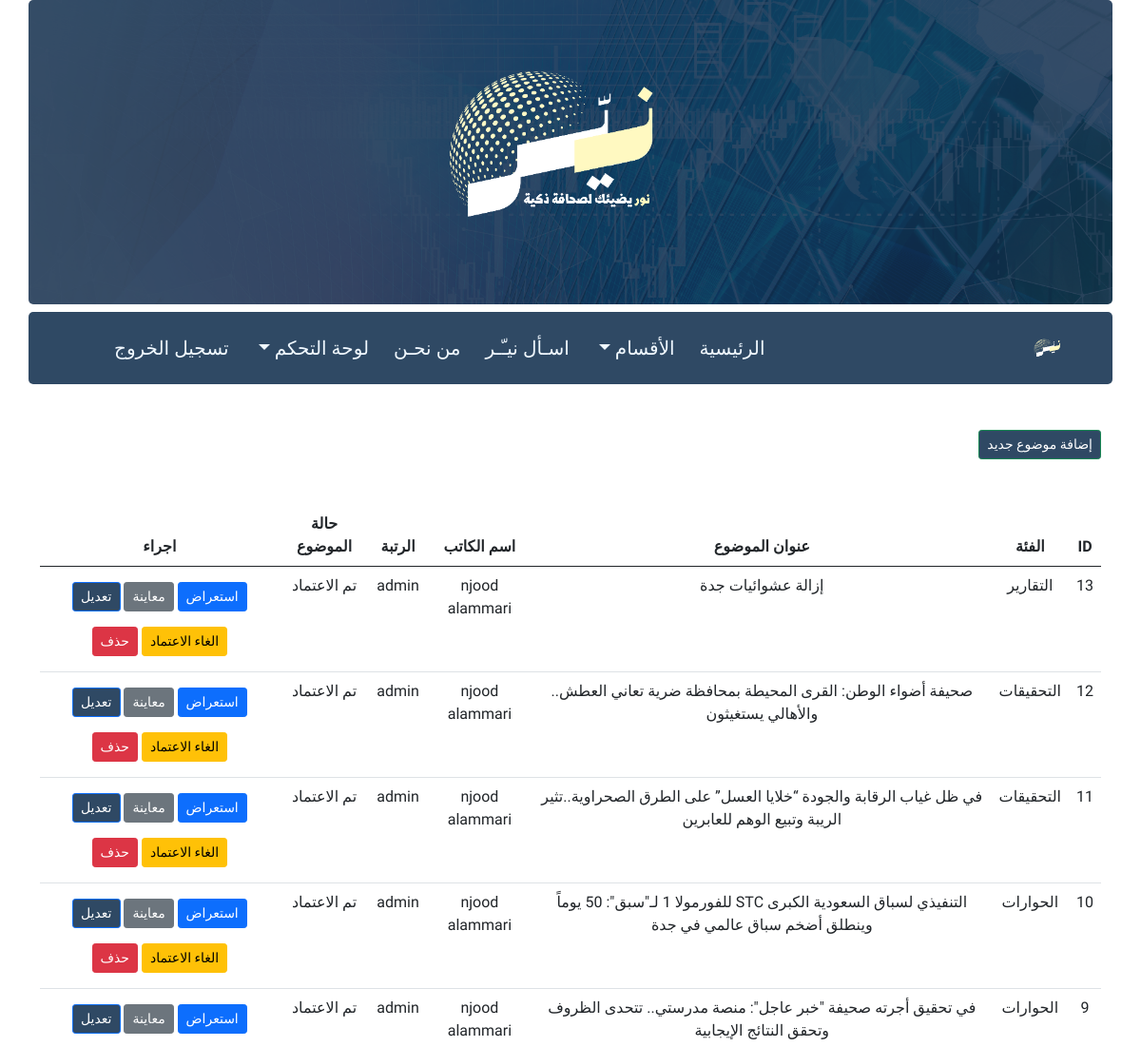
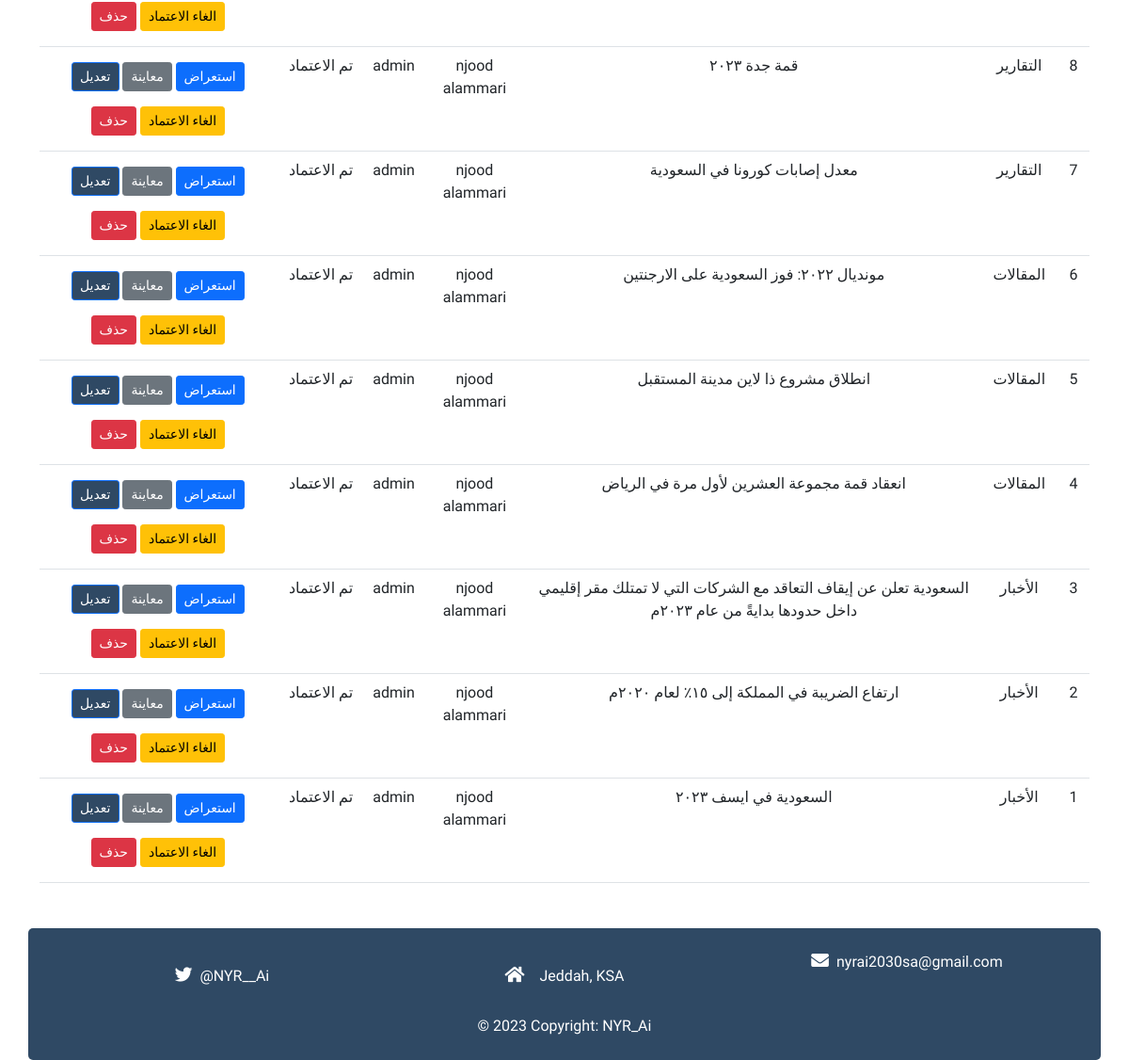
/subjects (signed in), run on the app's committed database (2 pictures, top to bottom).
### app/models.py (models this page shows)
class Article(db.Model):
    __tablename__ = 'article'
    id          = db.Column(db.Integer, primary_key=True)
    is_approved = db.Column(db.Boolean, default=False)
    title       = db.Column(db.Text, nullable=False)
    content     = db.Column(db.Text, nullable=False)
    category_id = db.Column(db.Integer, db.ForeignKey('category.id'), nullable=False)
    author_id   = db.Column(db.Integer, db.ForeignKey('user.id'))
    image       = db.Column(db.String(255), nullable=True, default='none')
    audio       = db.Column(db.String(255), nullable=True, default='none')
    created_at  = db.Column(db.DateTime, default=datetime.utcnow, nullable=False)
    comments = db.relationship('Comment', backref='article', cascade='delete', lazy=True)

class Category(db.Model):
    __tablename__ = 'category'
    id       = db.Column(db.Integer, primary_key=True)
    title    = db.Column(db.String(255), nullable=False)
    articles = db.relationship('Article', backref='category', lazy=True)

class User(db.Model):
    __tablename__ = 'user'
    id          = db.Column(db.Integer, primary_key=True)
    first_name  = db.Column(db.String(30), nullable=False)
    last_name   = db.Column(db.String(30), nullable=False)
    email       = db.Column(db.String(255), unique=True, nullable=False)
    password    = db.Column(db.String(255), nullable=False)
    role_id     = db.Column(db.Integer, db.ForeignKey('role.id'), nullable=False)
    is_active   = db.Column(db.Boolean, default=False)
    articles    = db.relationship('Article', backref='author', lazy=True)
    comments    = db.relationship('Comment', backref='user', lazy=True)

class Role(db.Model):
    __tablename__ = 'role'
    id        = db.Column(db.Integer, primary_key=True)
    title     = db.Column(db.String(50), nullable=False, default="user", unique=True)
    users     = db.relationship('User', backref='role', lazy=True)

### app/admin_routes.py (the view)
@app.route("/subjects")
def show_subjects():
    if not 'user' in session or session.get('user')['role'] != 'admin':
        return redirect(url_for("index"))
    subjects = Article.query.order_by(Article.created_at.desc()).all()
    return render_template("admin/subjects/show_subjects.html",subjects=subjects)

### app/admin_routes.py (called while the page is built)
def get_categories():
    categories = Category.query.all()
    return categories

@app.context_processor
def inject_categories():
    return dict(get_categories=get_categories)

### app/templates/admin/subjects/show_subjects.html (shortened to what this page needs)
{% extends "base.html"%}
{% block content %}
<div class="container mt-5 mb-5">
      <a class="btn btn-sm btn-success primary" href="{{ url_for("add_subject") }}">إضافة موضوع جديد</a>
<table class="table mt-5 mb-5 text-center">
    <thead>
      <tr>
        <th scope="col">ID</th>
        <th scope="col">الفئة</th>
        <th scope="col">عنوان الموضوع</th>
        <th scope="col">اسم الكاتب </th>
        <th scope="col">الرتبة</th>
        <th scope="col">حالة الموضوع</th>
        <th scope="col">اجراء</th>
      </tr>
    </thead>
    <tbody>
        {% for subject in subjects  %}
      <tr>
       <td>{{subject.id }}</td>
       <td>{{subject.category.title}}</td>
       <td>{{subject.title}}</td>
       {% if subject.author %}
       <td>{{subject.author.first_name}}  {{subject.author.last_name}}</td>
       <td>{{subject.author.role.title}}</td>
       {% else %}
       <td>تم حذف الكاتب</td>
       <td>تم حذف الكاتب</td>
       {% endif %}
       <td>{% if subject.is_approved %} تم الاعتماد {% else %} غير معتمد {% endif %}</td>
       <td>
            <a class="btn btn-sm btn-primary mt-2 mb-2" href="{{url_for("show_one_subject",sub_id=subject.id)}}">استعراض</a>
            <a class="btn btn-sm btn-secondary mt-2 mb-2" href="{{url_for("see_one_subject",sub_id=subject.id)}}">معاينة</a>
            <a class="btn btn-sm btn-primary mt-2 mb-2 primary" href="{{url_for("update_subject",sub_id=subject.id)}}">تعديل</a>
            {% if subject.is_approved %}
            <a class="btn btn-sm btn-warning mt-2 mb-2" href="{{url_for("disallow_subject",sub_id=subject.id)}}">الغاء الاعتماد</a>
            {% else %}
            <a class="btn btn-sm btn-success mt-2 mb-2 " href="{{url_for("approve_subject",sub_id=subject.id)}}">اعتماد</a>
            {% endif %}
            <a class="btn btn-sm btn-danger mt-2 mb-2 " href="{{url_for("delete_subject",sub_id=subject.id)}}"> حذف </a>
        </td>
      </tr>
      {% endfor %}
    </tbody>
  </table>
</div>
{% endblock %}

### app/static/css/main.css (style rules this page uses)
html { height: 100%; }
body { direction: rtl; font-family: 'Tajawal', sans-serif; color: #122C4B; position: relative; min-height: 100%; }
.primary { background-color: #2F4964 !important; }

### data on the page
Article: id "13", category "التقارير", title "إزالة عشوائيات جدة", author.first_name "njood", author.last_name "alammari", author.role "admin", is_approved "تم الاعتماد"
Article: id "12", category "التحقيقات", title "صحيفة أضواء الوطن: القرى المحيطة بمحافظة ضرية تعاني العطش.. والأهالي يستغيثون", author.first_name "njood", author.last_name "alammari", author.role "admin", is_approved "تم الاعتماد"
Article: id "11", category "التحقيقات", title "في ظل غياب الرقابة والجودة “خلايا العسل” على الطرق الصحراوية..تثير الريبة وتبيع الوهم للعابرين", author.first_name "njood", author.last_name "alammari", author.role "admin", is_approved "تم الاعتماد"
Article: id "10", category "الحوارات", title "التنفيذي لسباق السعودية الكبرى STC للفورمولا 1 لـ\"سبق\": 50 يوماً وينطلق أضخم سباق عالمي في جدة", author.first_name "njood", author.last_name "alammari", author.role "admin", is_approved "تم الاعتماد"
Article: id "9", category "الحوارات", title "في تحقيق أجرته صحيفة \"خبر عاجل\": منصة مدرستي.. تتحدى الظروف وتحقق النتائج الإيجابية", author.first_name "njood", author.last_name "alammari", author.role "admin", is_approved "تم الاعتماد"
Article: id "8", category "التقارير", title "قمة جدة ٢٠٢٣", author.first_name "njood", author.last_name "alammari", author.role "admin", is_approved "تم الاعتماد"
Article: id "7", category "التقارير", title "معدل إصابات كورونا في السعودية", author.first_name "njood", author.last_name "alammari", author.role "admin", is_approved "تم الاعتماد"
Article: id "6", category "المقالات", title "مونديال ٢٠٢٢: فوز السعودية على الارجنتين", author.first_name "njood", author.last_name "alammari", author.role "admin", is_approved "تم الاعتماد"
Article: id "5", category "المقالات", title "انطلاق مشروع ذا لاين مدينة المستقبل", author.first_name "njood", author.last_name "alammari", author.role "admin", is_approved "تم الاعتماد"
Article: id "4", category "المقالات", title "انعقاد قمة مجموعة العشرين لأول مرة في الرياض", author.first_name "njood", author.last_name "alammari", author.role "admin", is_approved "تم الاعتماد"
Article: id "3", category "الأخبار", title "السعودية تعلن عن إيقاف التعاقد مع الشركات التي لا تمتلك مقر إقليمي داخل حدودها بدايةً من عام ٢٠٢٣م", author.first_name "njood", author.last_name "alammari", author.role "admin", is_approved "تم الاعتماد"
Article: id "2", category "الأخبار", title "ارتفاع الضريبة في المملكة إلى ١٥٪ لعام ٢٠٢٠م", author.first_name "njood", author.last_name "alammari", author.role "admin", is_approved "تم الاعتماد"
Article: id "1", category "الأخبار", title "السعودية في ايسف ٢٠٢٣", author.first_name "njood", author.last_name "alammari", author.role "admin", is_approved "تم الاعتماد"
